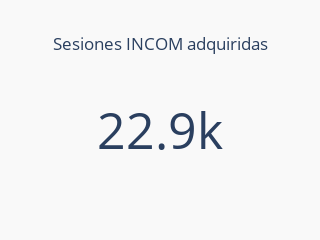

Notebook source saved alongside this figure:
### Code cell
make_indicator(df, df, 'sessions', 'Sesiones INCOM adquiridas')

### Figure 1 — Plotly figure (JSON) as saved in the notebook; plotly's stock layout.template omitted (floating-point values rounded to 4 significant figures)
{"data": [{"delta": {"font": {"family": "Open Sans", "size": 25}, "reference": 23540.0}, "mode": "number", "number": {"font": {"family": "Open Sans", "size": 50}}, "title": {"font": {"family": "Open Sans", "size": 25}}, "type": "indicator", "value": 22857}], "layout": {"height": 200, "paper_bgcolor": "#F9F9F9", "plot_bgcolor": "#F9F9F9", "title": {"text": "Sesiones INCOM adquiridas", "x": 0.5}, "width": 200}}
